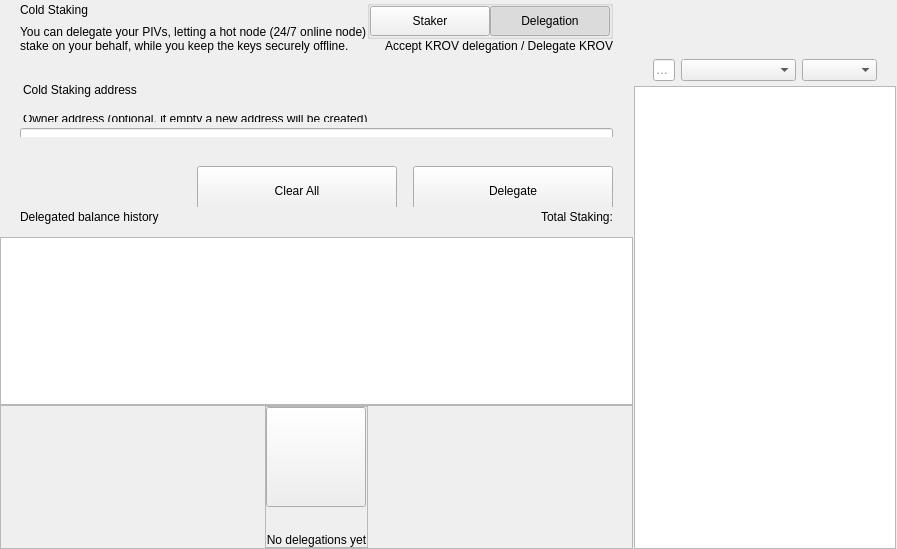
<?xml version="1.0" encoding="UTF-8"?>
<ui version="4.0">
 <class>ColdStakingWidget</class>
 <widget class="QWidget" name="ColdStakingWidget">
  <property name="geometry">
   <rect>
    <x>0</x>
    <y>0</y>
    <width>629</width>
    <height>549</height>
   </rect>
  </property>
  <property name="windowTitle">
   <string notr="true">N/A</string>
  </property>
  <layout class="QHBoxLayout" name="horizontalLayout_1" stretch="2,1">
   <property name="spacing">
    <number>0</number>
   </property>
   <property name="leftMargin">
    <number>0</number>
   </property>
   <property name="topMargin">
    <number>0</number>
   </property>
   <property name="rightMargin">
    <number>0</number>
   </property>
   <property name="bottomMargin">
    <number>0</number>
   </property>
   <item>
    <widget class="QWidget" name="left" native="true">
     <layout class="QVBoxLayout" name="verticalLayout_3">
      <property name="leftMargin">
       <number>0</number>
      </property>
      <property name="topMargin">
       <number>0</number>
      </property>
      <property name="rightMargin">
       <number>0</number>
      </property>
      <property name="bottomMargin">
       <number>0</number>
      </property>
      <item>
       <layout class="QVBoxLayout" name="verticalLayout_2">
        <property name="spacing">
         <number>0</number>
        </property>
        <item>
         <layout class="QVBoxLayout" name="verticalLayoutTop">
          <property name="spacing">
           <number>0</number>
          </property>
          <property name="leftMargin">
           <number>0</number>
          </property>
          <property name="rightMargin">
           <number>0</number>
          </property>
          <item>
           <widget class="QWidget" name="containerTitle" native="true">
            <property name="sizePolicy">
             <sizepolicy hsizetype="Preferred" vsizetype="Minimum">
              <horstretch>0</horstretch>
              <verstretch>0</verstretch>
             </sizepolicy>
            </property>
            <property name="maximumSize">
             <size>
              <width>16777215</width>
              <height>100</height>
             </size>
            </property>
            <layout class="QHBoxLayout" name="containerTitleLayout">
             <property name="spacing">
              <number>0</number>
             </property>
             <property name="leftMargin">
              <number>20</number>
             </property>
             <property name="topMargin">
              <number>0</number>
             </property>
             <property name="rightMargin">
              <number>20</number>
             </property>
             <property name="bottomMargin">
              <number>0</number>
             </property>
             <item>
              <layout class="QVBoxLayout" name="verticalLayout11">
               <property name="spacing">
                <number>5</number>
               </property>
               <item>
                <widget class="QLabel" name="labelTitle">
                 <property name="text">
                  <string>Cold Staking</string>
                 </property>
                </widget>
               </item>
               <item>
                <widget class="QLabel" name="labelSubtitle1">
                 <property name="maximumSize">
                  <size>
                   <width>16777215</width>
                   <height>16777215</height>
                  </size>
                 </property>
                 <property name="text">
                  <string>You can delegate your PIVs, letting a hot node (24/7 online node)
stake on your behalf, while you keep the keys securely offline.</string>
                 </property>
                </widget>
               </item>
              </layout>
             </item>
             <item>
              <spacer name="horizontalSpacer">
               <property name="orientation">
                <enum>Qt::Horizontal</enum>
               </property>
               <property name="sizeHint" stdset="0">
                <size>
                 <width>40</width>
                 <height>20</height>
                </size>
               </property>
              </spacer>
             </item>
             <item>
              <widget class="QWidget" name="containerViewPrivacyChecks" native="true">
               <layout class="QVBoxLayout" name="containerPrivacyChecks">
                <property name="spacing">
                 <number>0</number>
                </property>
                <property name="leftMargin">
                 <number>0</number>
                </property>
                <property name="topMargin">
                 <number>0</number>
                </property>
                <property name="rightMargin">
                 <number>0</number>
                </property>
                <property name="bottomMargin">
                 <number>0</number>
                </property>
                <item alignment="Qt::AlignHCenter|Qt::AlignVCenter">
                 <widget class="QGroupBox" name="groupBox">
                  <property name="title">
                   <string/>
                  </property>
                  <layout class="QHBoxLayout" name="horizontalLayout_2_1">
                   <property name="spacing">
                    <number>0</number>
                   </property>
                   <property name="leftMargin">
                    <number>0</number>
                   </property>
                   <property name="topMargin">
                    <number>0</number>
                   </property>
                   <property name="rightMargin">
                    <number>0</number>
                   </property>
                   <property name="bottomMargin">
                    <number>0</number>
                   </property>
                   <item>
                    <widget class="QPushButton" name="pushLeft">
                     <property name="minimumSize">
                      <size>
                       <width>120</width>
                       <height>30</height>
                      </size>
                     </property>
                     <property name="maximumSize">
                      <size>
                       <width>120</width>
                       <height>30</height>
                      </size>
                     </property>
                     <property name="focusPolicy">
                      <enum>Qt::NoFocus</enum>
                     </property>
                     <property name="text">
                      <string>Staker</string>
                     </property>
                     <property name="checkable">
                      <bool>true</bool>
                     </property>
                     <property name="autoExclusive">
                      <bool>true</bool>
                     </property>
                    </widget>
                   </item>
                   <item>
                    <widget class="QPushButton" name="pushRight">
                     <property name="minimumSize">
                      <size>
                       <width>120</width>
                       <height>30</height>
                      </size>
                     </property>
                     <property name="maximumSize">
                      <size>
                       <width>120</width>
                       <height>30</height>
                      </size>
                     </property>
                     <property name="focusPolicy">
                      <enum>Qt::NoFocus</enum>
                     </property>
                     <property name="text">
                      <string>Delegation</string>
                     </property>
                     <property name="checkable">
                      <bool>true</bool>
                     </property>
                     <property name="checked">
                      <bool>true</bool>
                     </property>
                     <property name="autoExclusive">
                      <bool>true</bool>
                     </property>
                    </widget>
                   </item>
                  </layout>
                 </widget>
                </item>
                <item alignment="Qt::AlignTop">
                 <widget class="QLabel" name="labelSubtitle2">
                  <property name="text">
                   <string>Accept KROV delegation / Delegate KROV</string>
                  </property>
                  <property name="alignment">
                   <set>Qt::AlignRight|Qt::AlignTrailing|Qt::AlignVCenter</set>
                  </property>
                 </widget>
                </item>
               </layout>
              </widget>
             </item>
            </layout>
           </widget>
          </item>
          <item>
           <spacer name="verticalSpacer_2">
            <property name="orientation">
             <enum>Qt::Vertical</enum>
            </property>
            <property name="sizeType">
             <enum>QSizePolicy::Fixed</enum>
            </property>
            <property name="sizeHint" stdset="0">
             <size>
              <width>20</width>
              <height>30</height>
             </size>
            </property>
           </spacer>
          </item>
          <item>
           <widget class="QWidget" name="containerSend" native="true">
            <property name="minimumSize">
             <size>
              <width>0</width>
              <height>50</height>
             </size>
            </property>
            <layout class="QVBoxLayout" name="containerSendRow">
             <property name="spacing">
              <number>6</number>
             </property>
             <property name="leftMargin">
              <number>0</number>
             </property>
             <property name="topMargin">
              <number>0</number>
             </property>
             <property name="rightMargin">
              <number>0</number>
             </property>
             <property name="bottomMargin">
              <number>0</number>
             </property>
             <item>
              <widget class="QLabel" name="labelEditTitle">
               <property name="maximumSize">
                <size>
                 <width>16777215</width>
                 <height>30</height>
                </size>
               </property>
               <property name="styleSheet">
                <string notr="true">padding-left:20px; padding-bottom:3px;</string>
               </property>
               <property name="text">
                <string>Cold Staking address</string>
               </property>
              </widget>
             </item>
             <item>
              <spacer name="verticalSpacer_6">
               <property name="orientation">
                <enum>Qt::Vertical</enum>
               </property>
               <property name="sizeType">
                <enum>QSizePolicy::Fixed</enum>
               </property>
               <property name="sizeHint" stdset="0">
                <size>
                 <width>20</width>
                 <height>9</height>
                </size>
               </property>
              </spacer>
             </item>
             <item>
              <widget class="QWidget" name="containerOwner" native="true">
               <layout class="QVBoxLayout" name="vContainerOwner">
                <property name="spacing">
                 <number>4</number>
                </property>
                <property name="leftMargin">
                 <number>20</number>
                </property>
                <property name="topMargin">
                 <number>0</number>
                </property>
                <property name="rightMargin">
                 <number>20</number>
                </property>
                <property name="bottomMargin">
                 <number>0</number>
                </property>
                <item>
                 <widget class="QLabel" name="labelSubtitleDescription">
                  <property name="maximumSize">
                   <size>
                    <width>16777215</width>
                    <height>20</height>
                   </size>
                  </property>
                  <property name="styleSheet">
                   <string notr="true">margin-bottom:2px;
                   margin-left:0.05px;
                   padding:0px;</string>
                  </property>
                  <property name="text">
                   <string>Owner address (optional, if empty a new address will be created)</string>
                  </property>
                 </widget>
                </item>
                <item>
                 <widget class="QLineEdit" name="lineEditOwnerAddress">
                  <property name="minimumSize">
                   <size>
                    <width>0</width>
                    <height>50</height>
                   </size>
                  </property>
                  <property name="maximumSize">
                   <size>
                    <width>16777215</width>
                    <height>50</height>
                   </size>
                  </property>
                  <property name="styleSheet">
                   <string notr="true"/>
                  </property>
                  <property name="placeholderText">
                   <string>Enter owner address</string>
                  </property>
                 </widget>
                </item>
               </layout>
              </widget>
             </item>
            </layout>
           </widget>
          </item>
         </layout>
        </item>
        <item>
         <spacer name="verticalSpacer_3">
          <property name="orientation">
           <enum>Qt::Vertical</enum>
          </property>
          <property name="sizeType">
           <enum>QSizePolicy::Minimum</enum>
          </property>
          <property name="sizeHint" stdset="0">
           <size>
            <width>20</width>
            <height>20</height>
           </size>
          </property>
         </spacer>
        </item>
        <item>
         <widget class="QWidget" name="containerBtn" native="true">
          <property name="minimumSize">
           <size>
            <width>0</width>
            <height>50</height>
           </size>
          </property>
          <layout class="QHBoxLayout" name="horizontalLayout">
           <property name="rightMargin">
            <number>20</number>
           </property>
           <item>
            <spacer name="horizontalSpacer_2">
             <property name="orientation">
              <enum>Qt::Horizontal</enum>
             </property>
             <property name="sizeHint" stdset="0">
              <size>
               <width>200</width>
               <height>20</height>
              </size>
             </property>
            </spacer>
           </item>
           <item>
            <layout class="QHBoxLayout" name="horizontalLayout_7">
             <item>
              <spacer name="horizontalSpacer_3">
               <property name="orientation">
                <enum>Qt::Horizontal</enum>
               </property>
               <property name="sizeType">
                <enum>QSizePolicy::Expanding</enum>
               </property>
               <property name="sizeHint" stdset="0">
                <size>
                 <width>40</width>
                 <height>20</height>
                </size>
               </property>
              </spacer>
             </item>
             <item>
              <widget class="QPushButton" name="pushButtonClear">
               <property name="minimumSize">
                <size>
                 <width>200</width>
                 <height>50</height>
                </size>
               </property>
               <property name="focusPolicy">
                <enum>Qt::NoFocus</enum>
               </property>
               <property name="text">
                <string>Clear All</string>
               </property>
              </widget>
             </item>
             <item>
              <spacer name="horizontalSpacer_4">
               <property name="orientation">
                <enum>Qt::Horizontal</enum>
               </property>
               <property name="sizeType">
                <enum>QSizePolicy::Fixed</enum>
               </property>
               <property name="sizeHint" stdset="0">
                <size>
                 <width>10</width>
                 <height>20</height>
                </size>
               </property>
              </spacer>
             </item>
             <item>
              <widget class="QPushButton" name="pushButtonSend">
               <property name="minimumSize">
                <size>
                 <width>200</width>
                 <height>50</height>
                </size>
               </property>
               <property name="maximumSize">
                <size>
                 <width>200</width>
                 <height>50</height>
                </size>
               </property>
               <property name="focusPolicy">
                <enum>Qt::NoFocus</enum>
               </property>
               <property name="text">
                <string>Delegate</string>
               </property>
              </widget>
             </item>
            </layout>
           </item>
          </layout>
         </widget>
        </item>
        <item>
         <widget class="QWidget" name="containerHistoryLabel" native="true">
          <layout class="QHBoxLayout" name="horizontalLayout_4">
           <property name="spacing">
            <number>0</number>
           </property>
           <property name="leftMargin">
            <number>20</number>
           </property>
           <property name="topMargin">
            <number>0</number>
           </property>
           <property name="rightMargin">
            <number>20</number>
           </property>
           <property name="bottomMargin">
            <number>0</number>
           </property>
           <item>
            <widget class="QWidget" name="verticalWidget" native="true">
             <property name="minimumSize">
              <size>
               <width>100</width>
               <height>0</height>
              </size>
             </property>
             <layout class="QVBoxLayout" name="verticalLayout_58">
              <property name="leftMargin">
               <number>0</number>
              </property>
              <property name="topMargin">
               <number>0</number>
              </property>
              <property name="rightMargin">
               <number>0</number>
              </property>
              <property name="bottomMargin">
               <number>0</number>
              </property>
              <item>
               <widget class="QLabel" name="labelListHistory">
                <property name="text">
                 <string>Delegated balance history</string>
                </property>
               </widget>
              </item>
             </layout>
            </widget>
           </item>
           <item>
            <spacer name="horizontalSpacer_5">
             <property name="orientation">
              <enum>Qt::Horizontal</enum>
             </property>
             <property name="sizeHint" stdset="0">
              <size>
               <width>40</width>
               <height>20</height>
              </size>
             </property>
            </spacer>
           </item>
           <item>
            <widget class="QLabel" name="labelStakingTotal">
             <property name="text">
              <string>Total Staking:</string>
             </property>
            </widget>
           </item>
          </layout>
         </widget>
        </item>
        <item>
         <layout class="QVBoxLayout" name="verticalLayout_64">
          <property name="spacing">
           <number>0</number>
          </property>
          <item>
           <spacer name="verticalSpacer_44">
            <property name="orientation">
             <enum>Qt::Vertical</enum>
            </property>
            <property name="sizeType">
             <enum>QSizePolicy::Fixed</enum>
            </property>
            <property name="sizeHint" stdset="0">
             <size>
              <width>20</width>
              <height>10</height>
             </size>
            </property>
           </spacer>
          </item>
          <item>
           <widget class="QListView" name="listView">
            <property name="enabled">
             <bool>true</bool>
            </property>
            <property name="mouseTracking">
             <bool>true</bool>
            </property>
           </widget>
          </item>
          <item>
           <widget class="QFrame" name="emptyContainer">
            <property name="minimumSize">
             <size>
              <width>0</width>
              <height>100</height>
             </size>
            </property>
            <property name="frameShape">
             <enum>QFrame::StyledPanel</enum>
            </property>
            <property name="frameShadow">
             <enum>QFrame::Raised</enum>
            </property>
            <layout class="QVBoxLayout" name="verticalLayout_71" stretch="1,8">
             <property name="spacing">
              <number>0</number>
             </property>
             <property name="leftMargin">
              <number>0</number>
             </property>
             <property name="topMargin">
              <number>0</number>
             </property>
             <property name="rightMargin">
              <number>0</number>
             </property>
             <property name="bottomMargin">
              <number>0</number>
             </property>
             <item>
              <spacer name="verticalSpacer">
               <property name="orientation">
                <enum>Qt::Vertical</enum>
               </property>
               <property name="sizeHint" stdset="0">
                <size>
                 <width>20</width>
                 <height>20</height>
                </size>
               </property>
              </spacer>
             </item>
             <item alignment="Qt::AlignHCenter|Qt::AlignVCenter">
              <widget class="QFrame" name="emptyScreen">
               <property name="sizePolicy">
                <sizepolicy hsizetype="Expanding" vsizetype="Expanding">
                 <horstretch>0</horstretch>
                 <verstretch>0</verstretch>
                </sizepolicy>
               </property>
               <property name="frameShape">
                <enum>QFrame::StyledPanel</enum>
               </property>
               <property name="frameShadow">
                <enum>QFrame::Raised</enum>
               </property>
               <layout class="QVBoxLayout" name="verticalLayout">
                <property name="spacing">
                 <number>30</number>
                </property>
                <property name="leftMargin">
                 <number>0</number>
                </property>
                <property name="topMargin">
                 <number>0</number>
                </property>
                <property name="rightMargin">
                 <number>0</number>
                </property>
                <property name="bottomMargin">
                 <number>0</number>
                </property>
                <item alignment="Qt::AlignHCenter|Qt::AlignVCenter">
                 <widget class="QPushButton" name="pushImgEmpty">
                  <property name="minimumSize">
                   <size>
                    <width>100</width>
                    <height>100</height>
                   </size>
                  </property>
                  <property name="maximumSize">
                   <size>
                    <width>100</width>
                    <height>100</height>
                   </size>
                  </property>
                  <property name="focusPolicy">
                   <enum>Qt::NoFocus</enum>
                  </property>
                  <property name="text">
                   <string/>
                  </property>
                  <property name="iconSize">
                   <size>
                    <width>100</width>
                    <height>100</height>
                   </size>
                  </property>
                 </widget>
                </item>
                <item alignment="Qt::AlignHCenter|Qt::AlignVCenter">
                 <widget class="QLabel" name="labelEmpty">
                  <property name="styleSheet">
                   <string notr="true"/>
                  </property>
                  <property name="text">
                   <string>No delegations yet</string>
                  </property>
                  <property name="alignment">
                   <set>Qt::AlignCenter</set>
                  </property>
                 </widget>
                </item>
               </layout>
              </widget>
             </item>
            </layout>
           </widget>
          </item>
         </layout>
        </item>
       </layout>
      </item>
     </layout>
    </widget>
   </item>
   <item>
    <widget class="QWidget" name="right" native="true">
     <layout class="QVBoxLayout" name="rightContainer">
      <property name="spacing">
       <number>0</number>
      </property>
      <property name="leftMargin">
       <number>1</number>
      </property>
      <property name="topMargin">
       <number>0</number>
      </property>
      <property name="rightMargin">
       <number>1</number>
      </property>
      <property name="bottomMargin">
       <number>0</number>
      </property>
      <item>
       <widget class="QWidget" name="containerRightButtons" native="true">
        <property name="minimumSize">
         <size>
          <width>0</width>
          <height>50</height>
         </size>
        </property>
        <layout class="QVBoxLayout" name="verticalLayout_4">
         <property name="leftMargin">
          <number>19</number>
         </property>
         <property name="topMargin">
          <number>0</number>
         </property>
         <property name="rightMargin">
          <number>19</number>
         </property>
         <property name="bottomMargin">
          <number>0</number>
         </property>
         <item>
          <widget class="OptionButton" name="btnCoinControl" native="true">
           <property name="minimumSize">
            <size>
             <width>0</width>
             <height>0</height>
            </size>
           </property>
          </widget>
         </item>
         <item>
          <widget class="OptionButton" name="btnColdStaking" native="true"/>
         </item>
         <item>
          <widget class="OptionButton" name="btnMyStakingAddresses" native="true">
           <property name="sizePolicy">
            <sizepolicy hsizetype="Preferred" vsizetype="Minimum">
             <horstretch>0</horstretch>
             <verstretch>0</verstretch>
            </sizepolicy>
           </property>
          </widget>
         </item>
        </layout>
       </widget>
      </item>
      <item>
       <widget class="QWidget" name="sortWidget" native="true">
        <layout class="QHBoxLayout" name="horizontalLayout_6">
         <property name="leftMargin">
          <number>19</number>
         </property>
         <property name="rightMargin">
          <number>19</number>
         </property>
         <property name="bottomMargin">
          <number>5</number>
         </property>
           <item>
            <widget class="QLineEdit" name="lineEditFilter">
             <property name="sizePolicy">
              <sizepolicy hsizetype="Expanding" vsizetype="Fixed">
               <horstretch>0</horstretch>
               <verstretch>0</verstretch>
              </sizepolicy>
             </property>
             <property name="minimumSize">
              <size>
               <width>0</width>
               <height>0</height>
              </size>
             </property>
             <property name="contextMenuPolicy">
              <enum>Qt::DefaultContextMenu</enum>
             </property>
             <property name="acceptDrops">
              <bool>false</bool>
             </property>
             <property name="maxLength">
              <number>40</number>
             </property>
             <property name="placeholderText">
              <string>Filter</string>
             </property>
            </widget>
           </item>
         <item>
          <spacer name="horizontalSpacer_6">
           <property name="orientation">
            <enum>Qt::Horizontal</enum>
           </property>
           <property name="sizeType">
              <enum>QSizePolicy::Preferred</enum>
           </property>
           <property name="sizeHint" stdset="0">
            <size>
             <width>20</width>
             <height>20</height>
            </size>
           </property>
          </spacer>
         </item>
         <item>
          <widget class="QComboBox" name="comboBoxSort">
           <property name="sizePolicy">
            <sizepolicy hsizetype="Preferred" vsizetype="Fixed">
             <horstretch>0</horstretch>
             <verstretch>0</verstretch>
            </sizepolicy>
           </property>
           <property name="minimumSize">
            <size>
             <width>115</width>
             <height>0</height>
            </size>
           </property>
          </widget>
         </item>
         <item>
          <widget class="QComboBox" name="comboBoxSortOrder">
           <property name="sizePolicy">
            <sizepolicy hsizetype="Preferred" vsizetype="Fixed">
             <horstretch>0</horstretch>
             <verstretch>0</verstretch>
            </sizepolicy>
           </property>
           <property name="minimumSize">
            <size>
             <width>75</width>
             <height>0</height>
            </size>
           </property>
          </widget>
         </item>
        </layout>
       <zorder>comboBoxSort</zorder>
       <zorder>comboBoxSortOrder</zorder>
       <zorder>lineEditFilter</zorder>
       </widget>
      </item>
      <item>
       <widget class="QListView" name="listViewStakingAddress">
        <property name="enabled">
         <bool>true</bool>
        </property>
        <property name="mouseTracking">
         <bool>true</bool>
        </property>
       </widget>
      </item>
     </layout>
    </widget>
   </item>
  </layout>
 </widget>
 <customwidgets>
  <customwidget>
   <class>OptionButton</class>
   <extends>QWidget</extends>
   <header>qt/krovacoin/optionbutton.h</header>
   <container>1</container>
  </customwidget>
 </customwidgets>
 <resources/>
 <connections/>
</ui>
